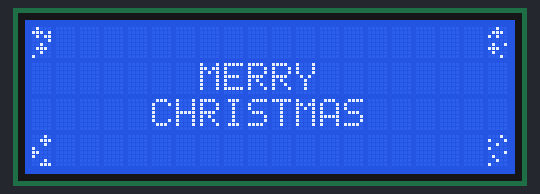
A sketch run on a simulated Arduino Uno, built with avr-gcc and run on an emulated ATmega328P. Parts: 20×4 character LCD. Random numbers use the default seed unless the sketch sets one.

Above: at 0.2 s.
At 4.2 s:
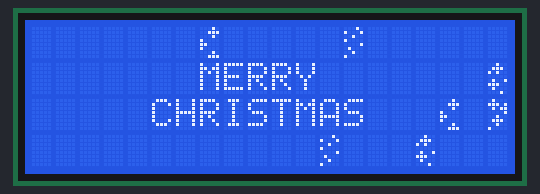
At 9.3 s:
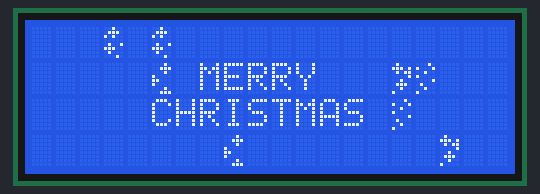
At 19.5 s:
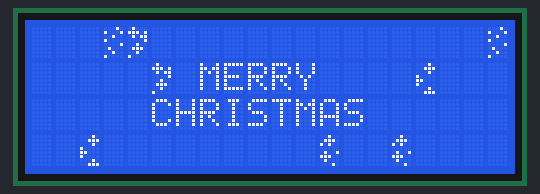
At 28.6 s:
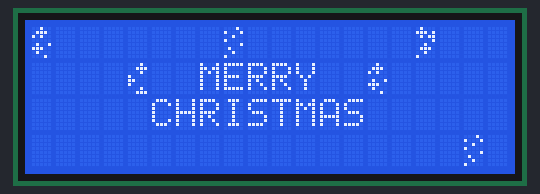
At 38.8 s:
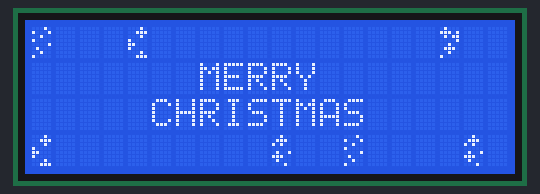

Measured:
- what the display in image 1 shows lasts 1.0 s, from 4.2 s to 5.2 s

The sketch:

Christmas2021.ino
```cpp
// (licence header left out)
#include <LCD_I2C.h>

LCD_I2C lcd(0x27, 20, 4); // Default address of most PCF8574 modules, change according

uint8_t snow[8] =
{
    0b01000,
    0b11101,
    0b01011,
    0b00001,
    0b00100,
    0b01110,
    0b00100,
    0b10000
};

uint8_t snow2[8] =
{
    0b00100,
    0b01110,
    0b10100,
    0b00000,
    0b01001,
    0b11100,
    0b01000,
    0b00010
};

uint8_t snow3[8] =
{
    0b00010,
    0b00111,
    0b00010,
    0b10000,
    0b11000,
    0b10000,
    0b00010,
    0b00111,
};

uint8_t snow4[8] =
{
    0b00010,
    0b10001,
    0b00100,
    0b10000,
    0b00001,
    0b01000,
    0b00100,
    0b10000,
};

struct flake {
  int x, y;
  int oldx, oldy;
} _flake;

flake  flake1, flake2, flake3, flake4;

// Function prototypes
//void drawflake(flake* fk, int fl);
//void hideflake(flake* fk);
//void computeFlake(flake*);

int bad1x1 =  7; int bad1x2 = 11;
int bad2x1 =  5; int bad2x2 = 13;
int bady1 = 1;   int bady2 = 2;
int newx;
int newy;

void drawFlake(flake *fk, int fl) {
   lcd.setCursor(fk->x, fk->y);
   lcd.write(fl);
}

void hideFlake(flake *fk) {
   lcd.setCursor(fk->oldx, fk->oldy);
   lcd.print(" ");
}

void computeFlake(flake *fk) {
   // Save previous positions
   fk->oldx = fk->x;
   fk->oldy = fk->y;

   while(1) {
      newx = random(0, 20);
      newy = random(0,4);
      if ((newy ==0) || (newy == 3))
         break;
      if (((newx < bad1x1) || (newx > bad1x2)) && (newy == bady1))
         break;
      if (((newx < bad2x1) || (newx > bad2x2)) && (newy == bady2))
         break;
      }
   fk->x = newx;
   fk->y = newy;
}

void setup()
{
    lcd.begin();
    lcd.backlight();

    lcd.createChar(0, snow);
    lcd.createChar(1, snow2);
    lcd.createChar(2, snow3);
    lcd.createChar(3, snow4);

    lcd.setCursor(7, 1);
    lcd.print("MERRY");
    lcd.setCursor(5, 2);
    lcd.print("CHRISTMAS");

}

void loop()
{
   flake1.x = flake1.oldx = 0; flake1.y =flake1.oldy = 0;
   drawFlake(&flake1, 0);

   flake2.x = flake2.oldx = 19; flake2.y = flake2.oldy = 0;
   drawFlake(&flake2, 1);

   flake3.x = flake3.oldx = 0; flake3.y = flake3.oldy = 3;
   drawFlake(&flake3, 2);

   flake4.x = flake4.oldx = 19, flake4.y = flake4.oldy = 3;
   drawFlake(&flake4, 3);

   while(1) {
      // Wait a moment
      delay(1000);

      // Erase old flakes
      hideFlake(&flake1);
      hideFlake(&flake2);
      hideFlake(&flake3);
      hideFlake(&flake4);

      // Compute new flake positions
      computeFlake(&flake1);
      computeFlake(&flake2);
      computeFlake(&flake3);
      computeFlake(&flake4);

      // Draw flakes inn new positions
      drawFlake(&flake1, 0);
      drawFlake(&flake2, 1);
      drawFlake(&flake3, 2);
      drawFlake(&flake4, 3);
   }
}
```
